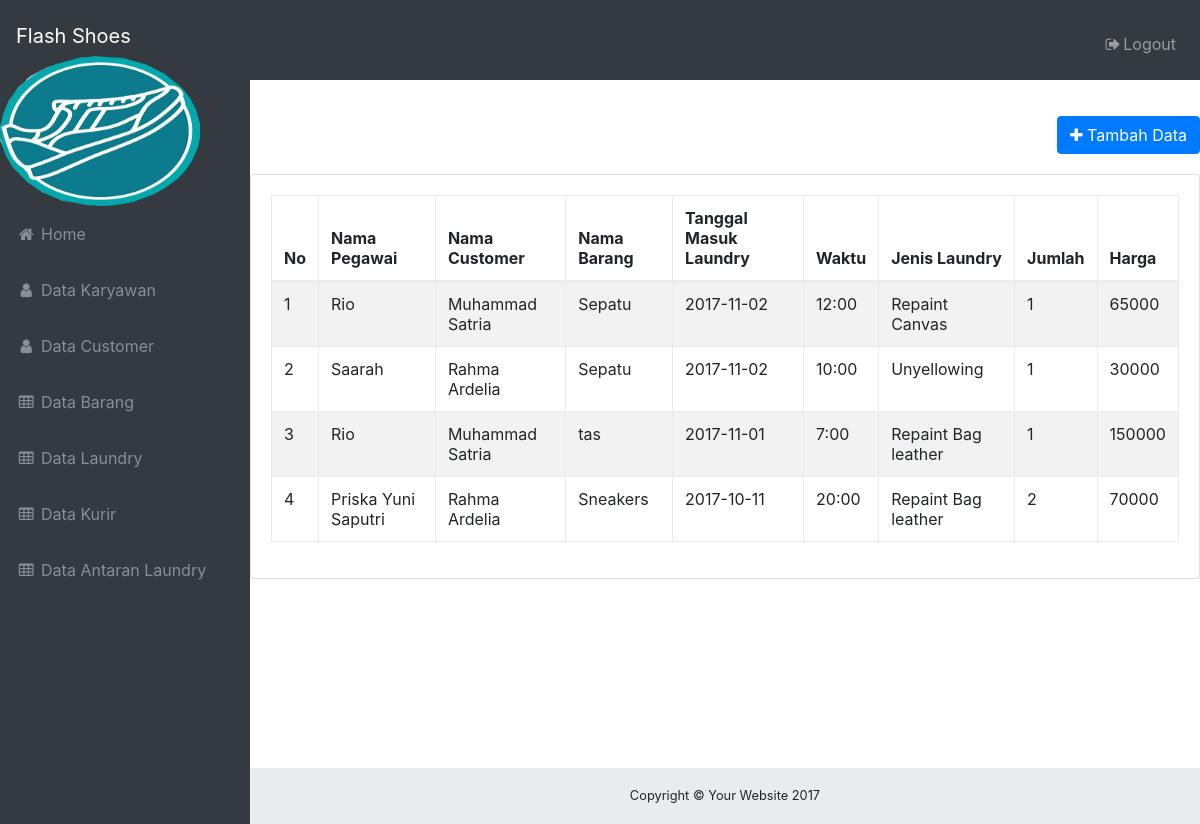
The page /index.php/melaundry on the database its author committed.
### tables this page shows
CREATE TABLE `melaundry` (
  `id_laundry` int(20) NOT NULL,
  `id_pegawai` int(20) NOT NULL,
  `id_customer` int(20) NOT NULL,
  `id_barang` int(20) NOT NULL,
  `tgl_masuk` date NOT NULL,
  `waktu` varchar(10) NOT NULL,
  `jenis_laundry` varchar(30) NOT NULL,
  `jumlah` int(10) NOT NULL,
  `harga` int(20) NOT NULL
);

CREATE TABLE `karyawan` (
  `id_pegawai` int(30) NOT NULL,
  `nama_pegawai` varchar(40) NOT NULL,
  `jenis_kelamin` varchar(30) NOT NULL,
  `tgl_lahir` date NOT NULL,
  `alamat` varchar(50) NOT NULL,
  `username` varchar(30) NOT NULL,
  `password` varchar(20) NOT NULL
);

CREATE TABLE `customer` (
  `id_customer` int(10) NOT NULL,
  `nama_customer` varchar(40) NOT NULL,
  `alamat` varchar(50) NOT NULL,
  `no_telp` varchar(15) NOT NULL
);

CREATE TABLE `barang` (
  `id_barang` int(15) NOT NULL,
  `nama_barang` varchar(40) NOT NULL,
  `merek_barang` varchar(40) NOT NULL,
  `ukuran` varchar(15) NOT NULL
);

### application/controllers/Melaundry.php (called while the page is built, shortened)
<?php
class Melaundry extends CI_Controller
{
	function __construct()
	{
		$this->load->model('Melaundry_model');
		$this->load->model('Karyawan_model');
		$this->load->model('Customer_model');
		$this->load->model('Barang_model');
	}
	function index()
	{
		$data['Melaundry'] = $this->Melaundry_model->ambil_data();
		$this->load->view('MeLaundry/melaundry_list',$data);
	}
}
?>

### index.php (called while the page is built, shortened)
<?php
require_once BASEPATH.'core/CodeIgniter.php';

### application/models/Melaundry_model.php (called while the page is built, shortened)
<?php
 class Melaundry_model extends CI_Model
 {
 	public $nama_table = 'melaundry';
 	function ambil_data()
 	{
 			$this->db->distinct();
 		$this->db->select('la.id_laundry, kar.id_pegawai, kar.nama_pegawai, c.id_customer, c.nama_customer, bar.id_barang, bar.nama_barang, la.tgl_masuk, la.waktu, la.jenis_laundry, la.jumlah, la.harga');
 		$this->db->from('melaundry la');
 		$this->db->join('customer c', 'c.id_customer = la.id_customer');
 		$this->db->join('karyawan kar', 'kar.id_pegawai = la.id_pegawai');
 		$this->db->join('barang bar', 'bar.id_barang = la.id_barang');
 		return $this->db->get($this->nama_table)->result();
 	}
 }
 ?>

### application/views/MeLaundry/melaundry_list.php (the view, shortened to what this page needs)
<div id="page-wrapper" >
	<div id="page-inner">
		<div class="row">
			<div class="col-md-12 text-right" style="margin-top:20px;margin-bottom:20px">
				<?php echo anchor(site_url("Melaundry/tambah_data"),'<i class="fa fa-plus"></i> Tambah Data','class= "btn btn-primary"'); ?>
			</div>
		</div>
		<div class="row">
			<div class="col-lg-12">
				<div class="card">
					<div class="card-body">
						<div class="table-responsive">
							<table class="table table-striped table-bordered table-hover">
								<thead>
									<tr>
										<th>No</th>
										<th>Nama Pegawai</th>
										<th>Nama Customer</th>
										<th>Nama Barang</th>
										<th>Tanggal Masuk Laundry</th>
										<th>Waktu</th>
										<th>Jenis Laundry</th>
										<th>Jumlah</th>
										<th>Harga</th>
									</tr>
								</thead>
								<tbody>
									<?php foreach ($Melaundry as $key => $value) {?>
									<tr>
										<td><?php echo $key+1; ?></td>
										<td><?php echo $value->nama_pegawai; ?></td>
										<td><?php echo $value->nama_customer; ?></td>
										<td><?php echo $value->nama_barang; ?></td>
										<td><?php echo $value->tgl_masuk; ?></td>
										<td><?php echo $value->waktu; ?></td>
										<td><?php echo $value->jenis_laundry; ?></td>
										<td><?php echo $value->jumlah; ?></td>
										<td><?php echo $value->harga; ?></td>
											</tr>
											<?php } ?>
										</tbody>
									</table>
								</div>
							</div>
						</div>
					</div>

### assets/css/sb-admin.css (style rules this page uses)
html { position: relative; min-height: 100%; }
body { overflow-x: hidden; }
body.sticky-footer { margin-bottom: 56px; }
body.fixed-nav { padding-top: 56px; }

### rows shown on the page
melaundry: id_pegawai.nama_pegawai "Rio", id_customer.nama_customer "Muhammad Satria", id_barang.nama_barang "Sepatu", tgl_masuk "2017-11-02", waktu "12:00", jenis_laundry "Repaint Canvas", jumlah "1", harga "65000"
melaundry: id_pegawai.nama_pegawai "Saarah", id_customer.nama_customer "Rahma Ardelia", id_barang.nama_barang "Sepatu", tgl_masuk "2017-11-02", waktu "10:00", jenis_laundry "Unyellowing", jumlah "1", harga "30000"
melaundry: id_pegawai.nama_pegawai "Rio", id_customer.nama_customer "Muhammad Satria", id_barang.nama_barang "tas", tgl_masuk "2017-11-01", waktu "7:00", jenis_laundry "Repaint Bag leather", jumlah "1", harga "150000"
melaundry: id_pegawai.nama_pegawai "Priska Yuni Saputri", id_customer.nama_customer "Rahma Ardelia", id_barang.nama_barang "Sneakers", tgl_masuk "2017-10-11", waktu "20:00", jenis_laundry "Repaint Bag leather", jumlah "2", harga "70000"
